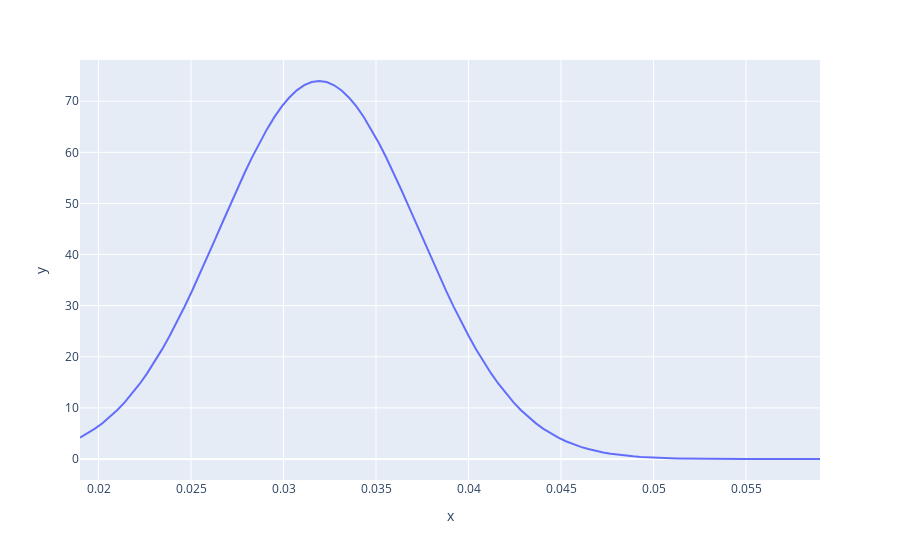

Source (notebook cell):
### Code cell
mean = df_ozone.iloc[:,2].mean()
std = df_ozone.iloc[:,2].std()
min = df_ozone.iloc[:,2].min()
max = df_ozone.iloc[:,2].max()
show_norm(mean,std,min,max)
